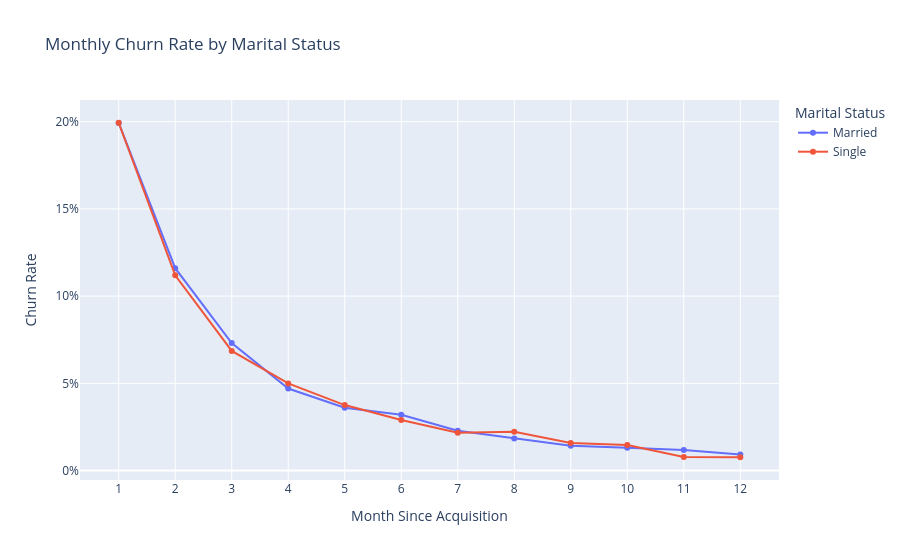

The code cell stored with this chart in its notebook:
### Code cell
fig = px.line(
    marital_status_data,
    x="month_churned",
    y="churn_rate",
    color="marital_status",
    markers=True,
    title="Monthly Churn Rate by Marital Status",
    labels={
        "month_churned": "Month Since Acquisition",
        "churn_rate": "Churn Rate",
        "marital_status": "Marital Status"
    }
)

fig.update_layout(
    yaxis_tickformat=".0%",
    xaxis=dict(dtick=1),
    hovermode="x unified"
)

fig.show()

### Figure 1 — Plotly figure (JSON) as saved in the notebook; plotly's stock layout.template omitted (floating-point values rounded to 4 significant figures)
{"data": [{"hovertemplate": "Marital Status=Married<br>Month Since Acquisition=%{x}<br>Churn Rate=%{y}<extra></extra>", "legendgroup": "Married", "line": {"color": "#636efa", "dash": "solid"}, "marker": {"symbol": "circle"}, "mode": "lines+markers", "name": "Married", "orientation": "v", "showlegend": true, "type": "scatter", "x": [1.0, 2.0, 3.0, 4.0, 5.0, 6.0, 7.0, 8.0, 9.0, 10.0, 11.0, 12.0], "xaxis": "x", "y": [0.1993, 0.116, 0.07307, 0.04702, 0.03603, 0.03196, 0.0228, 0.01832, 0.01425, 0.01303, 0.01181, 0.009159], "yaxis": "y"}, {"hovertemplate": "Marital Status=Single<br>Month Since Acquisition=%{x}<br>Churn Rate=%{y}<extra></extra>", "legendgroup": "Single", "line": {"color": "#EF553B", "dash": "solid"}, "marker": {"symbol": "circle"}, "mode": "lines+markers", "name": "Single", "orientation": "v", "showlegend": true, "type": "scatter", "x": [1.0, 2.0, 3.0, 4.0, 5.0, 6.0, 7.0, 8.0, 9.0, 10.0, 11.0, 12.0], "xaxis": "x", "y": [0.1994, 0.1119, 0.06858, 0.04995, 0.03753, 0.02893, 0.02173, 0.02229, 0.0158, 0.01467, 0.007761, 0.00762], "yaxis": "y"}], "layout": {"hovermode": "x unified", "legend": {"title": {"text": "Marital Status"}, "tracegroupgap": 0}, "title": {"text": "Monthly Churn Rate by Marital Status"}, "xaxis": {"anchor": "y", "domain": [0, 1], "dtick": 1, "title": {"text": "Month Since Acquisition"}}, "yaxis": {"anchor": "x", "domain": [0, 1], "tickformat": ".0%", "title": {"text": "Churn Rate"}}}}
